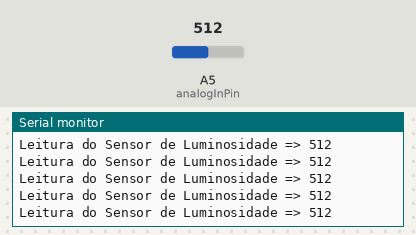
Bench run of a sketch on a simulated Arduino Uno, built with avr-gcc and run on an emulated ATmega328P. Shown: the last lines printed to the serial monitor. The inputs (shaded band) are chosen by the test bench; at power-on: A5 (analogInPin) = 512.

Above: at 1.2 s.
1.3 s: A5 (analogInPin) set to 110
At 1.42 s:
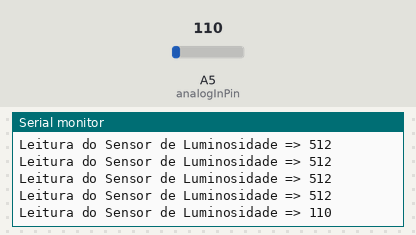
4.3 s: A5 (analogInPin) set to 89
At 4.3 s:
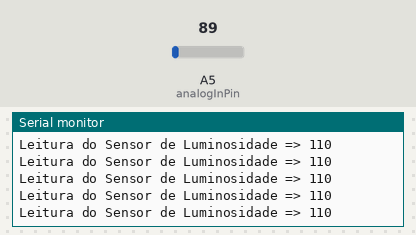
13.3 s: A5 (analogInPin) set to 11
At 13.3 s:
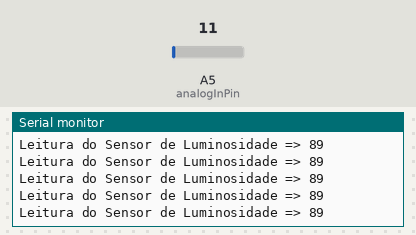
16.3 s: A5 (analogInPin) set to 8
At 16.33 s:
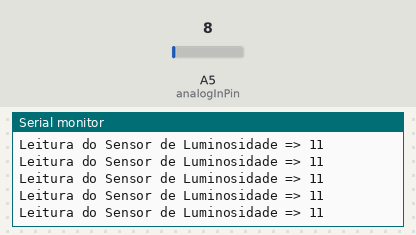
Timing chart, 0 to 19.3 s (numbered marks = the images above; inputs shaded):
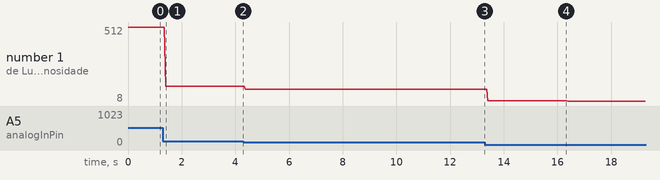

The sketch:

scriptSendorLuz.ino
```cpp
// Declarando as portas
const int analogInPin = A5;
const int digitalPin = 12;
int sensorValue = 0;
int setpoint = 30;

void setup() {
  // Iniciando o Monitor Serial
  Serial.begin(9600);
}

void loop() {
  // Armazenando o valor enviado pelo sensor
  sensorValue = analogRead(analogInPin);
  // Exibindo o valor lido no Monitor Serial
  Serial.print("Leitura do Sensor de Luminosidade => " );
  Serial.println(sensorValue);

  // Liga/Desliga do Led
  if (sensorValue > setpoint) {
    digitalWrite(digitalPin, HIGH);
  } else {
    digitalWrite(digitalPin, LOW);
  }
  delay(2);
}
```

Measured:
- after the input at 1.3 s, the serial monitor: prints a new line after 0.10 s (image 1)
- plotted number 1: 512 → 110 after the input at 1.3 s, 110 → 89 after the input at 4.3 s, 89 → 11 after the input at 13.3 s, 11 → 8 after the input at 16.3 s
